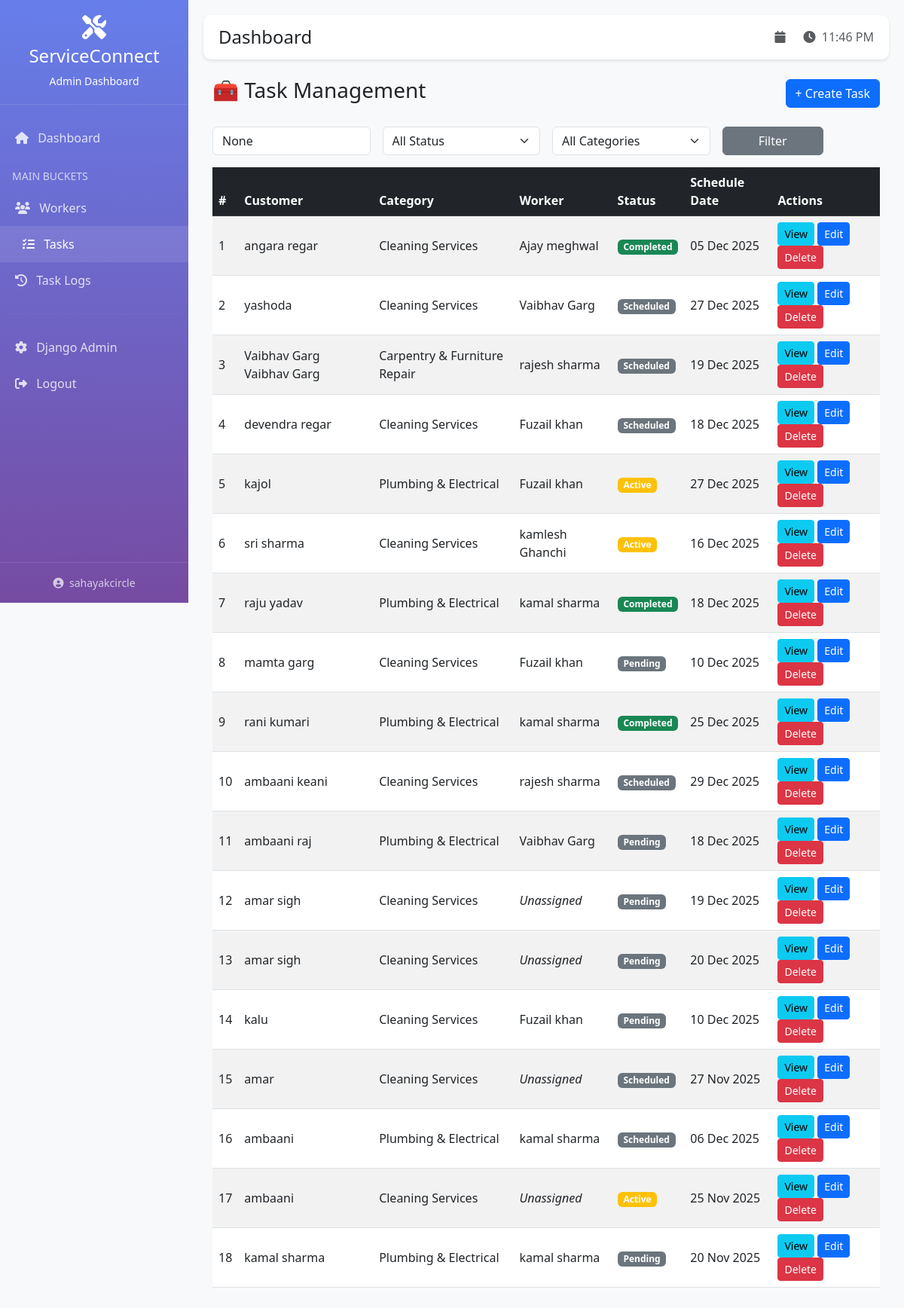
Page /dashboard/tasks/ (signed in) on the committed database.
### apps/tasks/models.py (models this page shows, shortened)
class Task(models.Model):
    id = models.CharField(
        primary_key=True,
        max_length=25,
        editable=False,
        unique=True
    )
    STATUS_CHOICES = (
        ('pending', 'Pending'),
        ('scheduled', 'Scheduled'),
        ('active', 'Active'),
        ('completed', 'Completed'),
        ('cancelled', 'Cancelled'),
    )
    cust_name = models.CharField(max_length=200)
    cust_phone = models.CharField(max_length=15)
    cust_whatsapp = models.CharField(max_length=15, blank=True, null=True)
    cust_location = models.TextField()
    pincode = models.CharField(max_length=10)
    location = models.ForeignKey(
        Location,
        on_delete=models.SET_NULL,
        null=True,
        blank=True,
        related_name='tasks'
    )
    requirement = models.ForeignKey(
        Requirement,
        on_delete=models.SET_NULL,
        null=True,
        blank=True,
        related_name='tasks'
    )
    category = models.ForeignKey(
        Category,
        on_delete=models.SET_NULL,
        null=True,
        related_name='tasks'
    )
    subcategories = models.ManyToManyField(
        Category,
        blank=True,
        related_name='task_subcategories'
    )
    additional_info = models.TextField(blank=True, null=True)
    task_image = models.ImageField(upload_to='tasks/', blank=True, null=True)
    worker = models.ForeignKey(
        Worker,
        on_delete=models.SET_NULL,
        null=True,
        blank=True,
        related_name='assigned_tasks'
    )
    worker_name = models.CharField(max_length=200, blank=True, null=True)
    worker_phone = models.CharField(max_length=20, blank=True, null=True)
    worker_category = models.CharField(max_length=200, blank=True, null=True)
    schedule_date = models.DateTimeField(null=True, blank=True)
    day_service_done = models.DateField(null=True, blank=True)
    status = models.CharField(max_length=20, choices=STATUS_CHOICES, default='pending')
    payment_received_amt = models.DecimalField(max_digits=10, decimal_places=2, default=0)
    feedback = models.TextField(blank=True, null=True)
    rating = models.DecimalField(max_digits=3, decimal_places=2, null=True, blank=True)
    created_at = models.DateTimeField(auto_now_add=True)
    updated_at = models.DateTimeField(auto_now=True)
    class Meta:
        db_table = 'tasks'
        ordering = ['-created_at']

### apps/categories/models.py (models this page shows, shortened)
class Category(models.Model):
    id = models.CharField(
        primary_key=True,
        max_length=25,
        editable=False,
        unique=True
    )
    name = models.CharField(max_length=200)
    code = models.CharField(max_length=50, unique=True)
    category_type = models.CharField(
        max_length=20,
        choices=(('primary', 'Primary Category'), ('subcategory', 'Subcategory')),
        default='primary'
    )
    priority = models.IntegerField(default=0)
    parent = models.ForeignKey(
        'self',
        on_delete=models.CASCADE,
        null=True,
        blank=True,
        related_name='subcategories',
        limit_choices_to={'category_type': 'primary'}
    )
    created_at = models.DateTimeField(auto_now_add=True)
    updated_at = models.DateTimeField(auto_now=True)
    class Meta:
        db_table = 'categories'
        ordering = ['priority', 'name']

### apps/workers/models.py (models this page shows, shortened)
class Worker(models.Model):
    id = models.CharField(
        primary_key=True,
        max_length=25,     # safe for 20-char IDs
        editable=False,
        unique=True
    )
    VERIFICATION_STATUS = (
        ('verified', 'Verified'),
        ('rejected', 'Rejected'),
        ('under_review', 'Under Review'),
        ('pending', 'Pending'),
    )
    name = models.CharField(max_length=200)
    phone = models.CharField(max_length=15)
    whatsapp_no = models.CharField(max_length=15, blank=True, null=True)
    age = models.IntegerField(blank=True, null=True)
    aadhar_no = models.CharField(max_length=12, unique=True, blank=True, null=True)
    primary_category = models.ForeignKey(
        Category,
        on_delete=models.SET_NULL,
        null=True,
        related_name='primary_workers'
    )
    secondary_categories = models.ManyToManyField(
        Category,
        blank=True,
        related_name='secondary_workers'
    )
    location = models.ForeignKey(
        Location,
        on_delete=models.SET_NULL,
        null=True,
        blank=True
    )
    geo_location_link = models.URLField(blank=True, null=True)
    last_working_at = models.DateTimeField(blank=True, null=True)
    task_id_lst = models.TextField(blank=True, null=True)
    busy_dates = models.TextField(blank=True, null=True)
    ranking_score = models.DecimalField(max_digits=5, decimal_places=2, default=0)
    verification_status = models.CharField(
        max_length=20,
        choices=VERIFICATION_STATUS,
        default='pending'
    )
    aadhar_img_front = models.ImageField(upload_to='workers/aadhar/', blank=True, null=True)
    aadhar_img_back = models.ImageField(upload_to='workers/aadhar/', blank=True, null=True)
    selfie_img = models.ImageField(upload_to='workers/selfies/', blank=True, null=True)
    created_at = models.DateTimeField(auto_now_add=True)
    updated_at = models.DateTimeField(auto_now=True)
    class Meta:
        db_table = 'workers'
        ordering = ['-ranking_score', 'name']

### apps/dashboard/views.py (the view)
# urls.py: path("tasks/", views.task_list, name="task_list"),
@login_required(login_url='dashboard:login')
def task_list(request):
    tasks = Task.objects.all().select_related('category', 'worker')
    status = request.GET.get('status')
    category = request.GET.get('category')
    search = request.GET.get('search')
    date_from = request.GET.get('date_from')
    date_to = request.GET.get('date_to')
    if status:
        tasks = tasks.filter(status=status)
    if category:
        tasks = tasks.filter(category_id=category)
    if search:
        tasks = tasks.filter(
            Q(cust_name__icontains=search) |
            Q(cust_phone__icontains=search)
        )
    if date_from:
        tasks = tasks.filter(schedule_date__gte=date_from)
    if date_to:
        tasks = tasks.filter(schedule_date__lte=date_to)
    tasks = tasks.order_by('-created_at')
    categories = Category.objects.filter(category_type='primary')
    context = {
        'tasks': tasks,
        'categories': categories,
        'selected_status': status,
        'selected_category': category,
        'search_query': search,
    }
    return render(request, 'dashboard/task_list.html', context)

### templates/dashboard/task_list.html (shortened to what this page needs)
{% extends 'dashboard/base.html' %}
{% block content %}
<div class="container mt-4">
  <div class="d-flex justify-content-between align-items-center mb-4">
    <h3>🧰 Task Management</h3>
    <button class="btn btn-primary" data-bs-toggle="modal" data-bs-target="#createTaskModal">
      + Create Task
    </button>
  </div>
  <form method="get" class="row g-3 mb-3">
    <div class="col-md-3">
      <input type="text" name="search" class="form-control" value="{{ search_query }}" placeholder="Search by name or phone">
    </div>
    <div class="col-md-3">
      <select name="status" class="form-select">
        <option value="">All Status</option>
      </select>
    </div>
    <div class="col-md-3">
      <select name="category" class="form-select">
        <option value="">All Categories</option>
      </select>
    </div>
    <div class="col-md-2"><button class="btn btn-secondary w-100">Filter</button></div>
  </form>
  <table class="table table-striped table-hover align-middle">
    <thead class="table-dark">
      <tr>
        <th>#</th>
        <th>Customer</th>
        <th>Category</th>
        <th>Worker</th>
        <th>Status</th>
        <th>Schedule Date</th>
        <th>Actions</th>
      </tr>
    </thead>
    <tbody>
      {% for t in tasks %}
      <tr>
        <td>{{ forloop.counter }}</td>
        <td>{{ t.cust_name }}<br></td>
        <td>{{ t.category.name }}</td>
        <td>{% if t.worker %}{{ t.worker.name }}{% else %}<em>Unassigned</em>{% endif %}</td>
        <td>
          <span class="badge {% if t.status == 'completed' %}bg-success{% elif t.status == 'active' %}bg-warning{% else %}bg-secondary{% endif %}">
            {{ t.status|title }}
          </span>
        </td>
        <td>{{ t.schedule_date|date:"d M Y" }}</td>
        <td>
        <a href="{% url 'dashboard:task_detail' t.id %}" class="btn btn-sm btn-info">View</a>
        <button class="btn btn-sm btn-primary" onclick="openEditTaskModal('{{ t.id }}')">
          Edit
        </button>
        <button class="btn btn-sm btn-danger" onclick="confirmDelete('{{ t.id }}')">
          Delete
        </button>
      </td>
      </tr>
      {% empty %}
      <tr><td colspan="7" class="text-center">No tasks found.</td></tr>
      {% endfor %}
    </tbody>
  </table>
</div>
{% endblock %}

### templates/dashboard/base.html (shortened to what this page needs)
<!DOCTYPE html>
<html lang="en">
<head>
    <link href="https://cdn.jsdelivr.net/npm/bootstrap@5.3.0/dist/css/bootstrap.min.css" rel="stylesheet">
    <link rel="stylesheet" href="https://cdnjs.cloudflare.com/ajax/libs/font-awesome/6.4.0/css/all.min.css">
</head>
<body>
    <div class="sidebar">
        <div class="sidebar-header text-center">
            <i class="fas fa-tools fa-2x mb-2"></i>
            <h4>ServiceConnect</h4>
            <p class="mb-0 small">Admin Dashboard</p>
        </div>
        <div class="sidebar-menu">
            <a href="{% url 'dashboard:home' %}" class="{% if request.resolver_match.url_name == 'home' %}active{% endif %}">
                <i class="fas fa-home me-2"></i> Dashboard
            </a>
            <div class="px-3 pt-3 pb-2 text-uppercase small" style="opacity: 0.7;">
                Main Buckets
            </div>
            <a href="{% url 'dashboard:worker_list' %}" class="{% if 'worker' in request.resolver_match.url_name %}active{% endif %}">
                <i class="fas fa-users me-2"></i> Workers
            </a>
            <a href="{% url 'dashboard:task_list' %}" class="{% if 'task' in request.resolver_match.url_name %}active{% endif %}">
                <i class="fas fa-tasks me-2"></i> Tasks
            </a>
            <a href="{% url 'dashboard:task_log_history' %}" class="{% if 'log' in request.resolver_match.url_name %}active{% endif %}">
                <i class="fas fa-history me-2"></i> Task Logs
            </a>
            <hr style="border-color: rgba(255,255,255,0.1); margin: 20px 10px;">
            <a href="/{{ ADMIN_URL }}" target="_blank">
                <i class="fas fa-cog me-2"></i> Django Admin
            </a>
            <a href="{% url 'dashboard:logout' %}">
                <i class="fas fa-sign-out-alt me-2"></i> Logout
            </a>
        </div>
        <div class="px-3 py-3 border-top" style="border-color: rgba(255,255,255,0.1) !important; position: absolute; bottom: 0; width: 100%;">
            <small class="d-block text-center" style="opacity: 0.7;">
                <i class="fas fa-user-circle me-1"></i> {{ user.username }}
            </small>
        </div>
    </div>
    <div class="main-content">
        <div class="top-bar">
            <div>
                <h4 class="mb-0">{% block page_title %}Dashboard{% endblock %}</h4>
            </div>
            <div>
                <span class="text-muted me-3">
                    <i class="fas fa-calendar me-1"></i> {{ today|date:"d M Y" }}
                </span>
                <span class="text-muted">
                    <i class="fas fa-clock me-1"></i> <span id="current-time"></span>
                </span>
            </div>
        </div>
        {% block content %}{% endblock %}
    </div>
</body>
</html>

### templates/dashboard/base.html (style rules this page uses)
:root { --primary-color: #667eea; --secondary-color: #764ba2; --sidebar-width: 250px; }
body { font-family: 'Segoe UI', Tahoma, Geneva, Verdana, sans-serif; background: #f8f9fa; }
.sidebar { position: fixed; top: 0; left: 0; height: 100vh; width: var(--sidebar-width); background: linear-gradient(180deg, #667eea 0%, #764ba2 100%); color: white; overflow-y: auto; z-index: 1000; }
.sidebar-header { padding: 20px; border-bottom: 1px solid rgba(255,255,255,0.1); }
.sidebar-menu { padding: 20px 0; }
.sidebar-menu a { display: block; padding: 12px 20px; color: rgba(255,255,255,0.8); text-decoration: none; transition: all 0.3s; }
.sidebar-menu a:hover, .sidebar-menu a.active { background: rgba(255,255,255,0.1); color: white; padding-left: 30px; }
.main-content { margin-left: var(--sidebar-width); padding: 20px; }
.top-bar { background: white; padding: 15px 20px; border-radius: 10px; box-shadow: 0 2px 4px rgba(0,0,0,0.1); margin-bottom: 20px; display: flex; justify-content: space-between; align-items: center; }

### rows in the picture
Task: cust_name "angara regar", category.name "Cleaning Services", worker.name "Ajay meghwal", status "Completed", schedule_date "05 Dec 2025"
Task: cust_name "yashoda", category.name "Cleaning Services", worker.name "Vaibhav Garg", status "Scheduled", schedule_date "27 Dec 2025"
Task: cust_name "Vaibhav Garg Vaibhav Garg", category.name "Carpentry & Furniture Repair", worker.name "rajesh sharma", status "Scheduled", schedule_date "19 Dec 2025"
Task: cust_name "devendra regar", category.name "Cleaning Services", worker.name "Fuzail khan", status "Scheduled", schedule_date "18 Dec 2025"
Task: cust_name "kajol", category.name "Plumbing & Electrical", worker.name "Fuzail khan", status "Active", schedule_date "27 Dec 2025"
Task: cust_name "sri sharma", category.name "Cleaning Services", worker.name "kamlesh Ghanchi", status "Active", schedule_date "16 Dec 2025"
Task: cust_name "raju yadav", category.name "Plumbing & Electrical", worker.name "kamal sharma", status "Completed", schedule_date "18 Dec 2025"
Task: cust_name "mamta garg", category.name "Cleaning Services", worker.name "Fuzail khan", status "Pending", schedule_date "10 Dec 2025"
Task: cust_name "rani kumari", category.name "Plumbing & Electrical", worker.name "kamal sharma", status "Completed", schedule_date "25 Dec 2025"
Task: cust_name "ambaani keani", category.name "Cleaning Services", worker.name "rajesh sharma", status "Scheduled", schedule_date "29 Dec 2025"
Task: cust_name "ambaani raj", category.name "Plumbing & Electrical", worker.name "Vaibhav Garg", status "Pending", schedule_date "18 Dec 2025"
Task: cust_name "amar sigh", category.name "Cleaning Services", shows "Unassigned", status "Pending", schedule_date "19 Dec 2025"
Task: cust_name "amar sigh", category.name "Cleaning Services", shows "Unassigned", status "Pending", schedule_date "20 Dec 2025"
Task: cust_name "kalu", category.name "Cleaning Services", worker.name "Fuzail khan", status "Pending", schedule_date "10 Dec 2025"
Task: cust_name "amar", category.name "Cleaning Services", shows "Unassigned", status "Scheduled", schedule_date "27 Nov 2025"
Task: cust_name "ambaani", category.name "Plumbing & Electrical", worker.name "kamal sharma", status "Scheduled", schedule_date "06 Dec 2025"
Task: cust_name "ambaani", category.name "Cleaning Services", shows "Unassigned", status "Active", schedule_date "25 Nov 2025"
Task: cust_name "kamal sharma", category.name "Plumbing & Electrical", worker.name "kamal sharma", status "Pending", schedule_date "20 Nov 2025"

### other values in the picture
{{ user.username }} "sahayakcircle"
